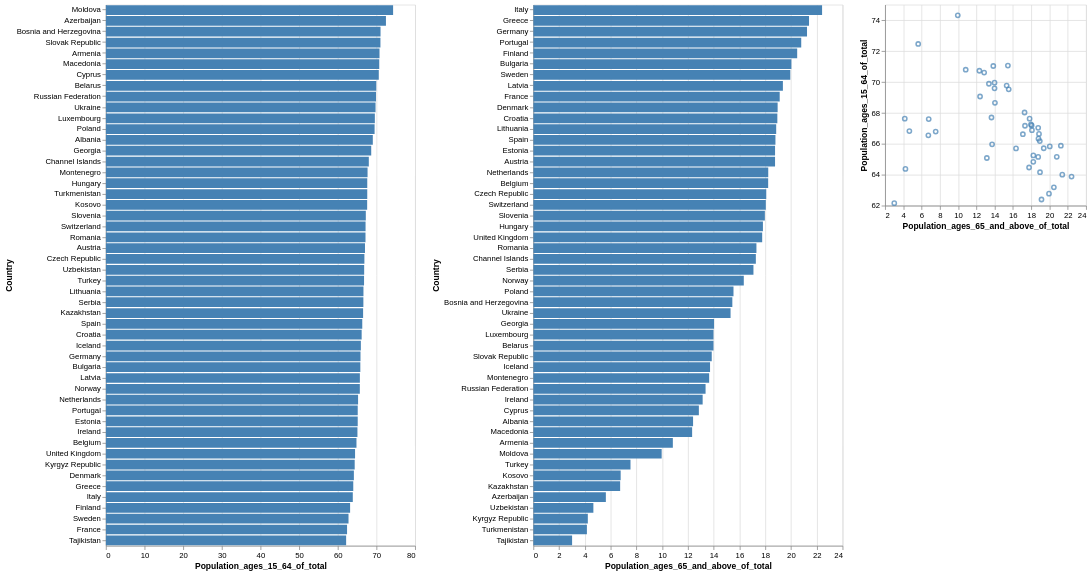

This figure's Vega-Lite source:
### Vega specification from a JSON file in a GitHub repository (floating-point values rounded to 4 significant figures)
{"$schema": "https://vega.github.io/schema/vega/v5.json", "background": "white", "padding": 5, "data": [{"name": "brush_store"}, {"name": "source_0", "values": [{"Code": "ALB", "Country": "Albania", "Population_ages_15_64_of_total": 69.06, "Population_ages_65_and_above_of_total": 12.4}, {"Code": "ARM", "Country": "Armenia", "Population_ages_15_64_of_total": 70.79, "Population_ages_65_and_above_of_total": 10.83}, {"Code": "AUT", "Country": "Austria", "Population_ages_15_64_of_total": 67.03, "Population_ages_65_and_above_of_total": 18.76}, {"Code": "AZE", "Country": "Azerbaijan", "Population_ages_15_64_of_total": 72.46, "Population_ages_65_and_above_of_total": 5.626}, {"Code": "BLR", "Country": "Belarus", "Population_ages_15_64_of_total": 69.95, "Population_ages_65_and_above_of_total": 13.98}, {"Code": "BEL", "Country": "Belgium", "Population_ages_15_64_of_total": 64.83, "Population_ages_65_and_above_of_total": 18.22}, {"Code": "BIH", "Country": "Bosnia and Herzegovina", "Population_ages_15_64_of_total": 71.06, "Population_ages_65_and_above_of_total": 15.44}, {"Code": "BGR", "Country": "Bulgaria", "Population_ages_15_64_of_total": 65.83, "Population_ages_65_and_above_of_total": 20.03}, {"Code": "CHI", "Country": "Channel Islands", "Population_ages_15_64_of_total": 68.02, "Population_ages_65_and_above_of_total": 17.27}, {"Code": "HRV", "Country": "Croatia", "Population_ages_15_64_of_total": 66.17, "Population_ages_65_and_above_of_total": 18.94}, {"Code": "CYP", "Country": "Cyprus", "Population_ages_15_64_of_total": 70.6, "Population_ages_65_and_above_of_total": 12.85}, {"Code": "CZE", "Country": "Czech Republic", "Population_ages_15_64_of_total": 66.88, "Population_ages_65_and_above_of_total": 18.08}, {"Code": "DNK", "Country": "Denmark", "Population_ages_15_64_of_total": 64.16, "Population_ages_65_and_above_of_total": 18.96}, {"Code": "EST", "Country": "Estonia", "Population_ages_15_64_of_total": 65.15, "Population_ages_65_and_above_of_total": 18.76}, {"Code": "FIN", "Country": "Finland", "Population_ages_15_64_of_total": 63.18, "Population_ages_65_and_above_of_total": 20.48}, {"Code": "FRA", "Country": "France", "Population_ages_15_64_of_total": 62.4, "Population_ages_65_and_above_of_total": 19.12}, {"Code": "GEO", "Country": "Georgia", "Population_ages_15_64_of_total": 68.65, "Population_ages_65_and_above_of_total": 14.03}, {"Code": "DEU", "Country": "Germany", "Population_ages_15_64_of_total": 65.87, "Population_ages_65_and_above_of_total": 21.24}, {"Code": "GRC", "Country": "Greece", "Population_ages_15_64_of_total": 64.0, "Population_ages_65_and_above_of_total": 21.4}, {"Code": "HUN", "Country": "Hungary", "Population_ages_15_64_of_total": 67.62, "Population_ages_65_and_above_of_total": 17.82}, {"Code": "ISL", "Country": "Iceland", "Population_ages_15_64_of_total": 65.97, "Population_ages_65_and_above_of_total": 13.71}, {"Code": "IRL", "Country": "Ireland", "Population_ages_15_64_of_total": 65.08, "Population_ages_65_and_above_of_total": 13.14}, {"Code": "ITA", "Country": "Italy", "Population_ages_15_64_of_total": 63.88, "Population_ages_65_and_above_of_total": 22.41}, {"Code": "KAZ", "Country": "Kazakhstan", "Population_ages_15_64_of_total": 66.55, "Population_ages_65_and_above_of_total": 6.736}, {"Code": "XKX", "Country": "Kosovo", "Population_ages_15_64_of_total": 67.6, "Population_ages_65_and_above_of_total": 6.776}, {"Code": "KGZ", "Country": "Kyrgyz Republic", "Population_ages_15_64_of_total": 64.37, "Population_ages_65_and_above_of_total": 4.227}, {"Code": "LVA", "Country": "Latvia", "Population_ages_15_64_of_total": 65.71, "Population_ages_65_and_above_of_total": 19.37}, {"Code": "LTU", "Country": "Lithuania", "Population_ages_15_64_of_total": 66.64, "Population_ages_65_and_above_of_total": 18.85}, {"Code": "LUX", "Country": "Luxembourg", "Population_ages_15_64_of_total": 69.58, "Population_ages_65_and_above_of_total": 13.98}, {"Code": "MDA", "Country": "Moldova", "Population_ages_15_64_of_total": 74.31, "Population_ages_65_and_above_of_total": 9.958}, {"Code": "MNE", "Country": "Montenegro", "Population_ages_15_64_of_total": 67.7, "Population_ages_65_and_above_of_total": 13.65}, {"Code": "NLD", "Country": "Netherlands", "Population_ages_15_64_of_total": 65.25, "Population_ages_65_and_above_of_total": 18.23}, {"Code": "NOR", "Country": "Norway", "Population_ages_15_64_of_total": 65.7, "Population_ages_65_and_above_of_total": 16.33}, {"Code": "POL", "Country": "Poland", "Population_ages_15_64_of_total": 69.52, "Population_ages_65_and_above_of_total": 15.53}, {"Code": "PRT", "Country": "Portugal", "Population_ages_15_64_of_total": 65.16, "Population_ages_65_and_above_of_total": 20.79}, {"Code": "ROU", "Country": "Romania", "Population_ages_15_64_of_total": 67.17, "Population_ages_65_and_above_of_total": 17.31}, {"Code": "RUS", "Country": "Russian Federation", "Population_ages_15_64_of_total": 69.88, "Population_ages_65_and_above_of_total": 13.37}, {"Code": "SRB", "Country": "Serbia", "Population_ages_15_64_of_total": 66.62, "Population_ages_65_and_above_of_total": 17.08}, {"Code": "SVK", "Country": "Slovak Republic", "Population_ages_15_64_of_total": 71.03, "Population_ages_65_and_above_of_total": 13.85}, {"Code": "SVN", "Country": "Slovenia", "Population_ages_15_64_of_total": 67.25, "Population_ages_65_and_above_of_total": 17.97}, {"Code": "ESP", "Country": "Spain", "Population_ages_15_64_of_total": 66.33, "Population_ages_65_and_above_of_total": 18.79}, {"Code": "SWE", "Country": "Sweden", "Population_ages_15_64_of_total": 62.77, "Population_ages_65_and_above_of_total": 19.94}, {"Code": "CHE", "Country": "Switzerland", "Population_ages_15_64_of_total": 67.18, "Population_ages_65_and_above_of_total": 18.04}, {"Code": "TJK", "Country": "Tajikistan", "Population_ages_15_64_of_total": 62.16, "Population_ages_65_and_above_of_total": 3.006}, {"Code": "TUR", "Country": "Turkey", "Population_ages_15_64_of_total": 66.79, "Population_ages_65_and_above_of_total": 7.539}, {"Code": "TKM", "Country": "Turkmenistan", "Population_ages_15_64_of_total": 67.62, "Population_ages_65_and_above_of_total": 4.155}, {"Code": "UKR", "Country": "Ukraine", "Population_ages_15_64_of_total": 69.77, "Population_ages_65_and_above_of_total": 15.31}, {"Code": "GBR", "Country": "United Kingdom", "Population_ages_15_64_of_total": 64.47, "Population_ages_65_and_above_of_total": 17.76}, {"Code": "UZB", "Country": "Uzbekistan", "Population_ages_15_64_of_total": 66.82, "Population_ages_65_and_above_of_total": 4.658}, {"Code": "MKD", "Country": "Macedonia", "Population_ages_15_64_of_total": 70.72, "Population_ages_65_and_above_of_total": 12.32}]}, {"name": "data_1", "source": "source_0", "transform": [{"type": "stack", "groupby": ["Country"], "field": "Population_ages_15_64_of_total", "sort": {"field": [], "order": []}, "as": ["Population_ages_15_64_of_total_start", "Population_ages_15_64_of_total_end"], "offset": "zero"}, {"type": "filter", "expr": "isValid(datum[\"Population_ages_15_64_of_total\"]) && isFinite(+datum[\"Population_ages_15_64_of_total\"])"}]}, {"name": "data_2", "source": "source_0", "transform": [{"type": "stack", "groupby": ["Country"], "field": "Population_ages_65_and_above_of_total", "sort": {"field": [], "order": []}, "as": ["Population_ages_65_and_above_of_total_start", "Population_ages_65_and_above_of_total_end"], "offset": "zero"}, {"type": "filter", "expr": "isValid(datum[\"Population_ages_65_and_above_of_total\"]) && isFinite(+datum[\"Population_ages_65_and_above_of_total\"])"}]}, {"name": "data_3", "source": "source_0", "transform": [{"type": "filter", "expr": "isValid(datum[\"Population_ages_65_and_above_of_total\"]) && isFinite(+datum[\"Population_ages_65_and_above_of_total\"]) && isValid(datum[\"Population_ages_15_64_of_total\"]) && isFinite(+datum[\"Population_ages_15_64_of_total\"])"}]}], "signals": [{"name": "concat_0_width", "value": 400}, {"name": "concat_0_height", "value": 700}, {"name": "concat_1_width", "value": 400}, {"name": "concat_1_height", "value": 700}, {"name": "concat_2_width", "value": 260}, {"name": "concat_2_height", "value": 260}, {"name": "unit", "value": {}, "on": [{"events": "pointermove", "update": "isTuple(group()) ? group() : unit"}]}, {"name": "brush", "update": "vlSelectionResolve(\"brush_store\", \"union\")"}], "layout": {"padding": 20, "bounds": "full", "align": "each"}, "marks": [{"type": "group", "name": "concat_0_group", "style": "cell", "encode": {"update": {"width": {"signal": "concat_0_width"}, "height": {"signal": "concat_0_height"}}}, "signals": [{"name": "brush_y", "value": [], "on": [{"events": {"source": "scope", "type": "pointerdown", "filter": ["!event.item || event.item.mark.name !== \"brush_brush\""]}, "update": "[y(unit), y(unit)]"}, {"events": {"source": "window", "type": "pointermove", "consume": true, "between": [{"source": "scope", "type": "pointerdown", "filter": ["!event.item || event.item.mark.name !== \"brush_brush\""]}, {"source": "window", "type": "pointerup"}]}, "update": "[brush_y[0], clamp(y(unit), 0, concat_0_height)]"}, {"events": {"signal": "brush_scale_trigger"}, "update": "[0, 0]"}, {"events": [{"source": "view", "type": "dblclick"}], "update": "[0, 0]"}, {"events": {"signal": "brush_translate_delta"}, "update": "clampRange(panLinear(brush_translate_anchor.extent_y, brush_translate_delta.y / span(brush_translate_anchor.extent_y)), 0, concat_0_height)"}, {"events": {"signal": "brush_zoom_delta"}, "update": "clampRange(zoomLinear(brush_y, brush_zoom_anchor.y, brush_zoom_delta), 0, concat_0_height)"}]}, {"name": "brush_Country", "on": [{"events": {"signal": "brush_y"}, "update": "brush_y[0] === brush_y[1] ? null : invert(\"concat_0_y\", brush_y)"}]}, {"name": "brush_scale_trigger", "value": {}, "on": [{"events": [{"scale": "concat_0_y"}], "update": "(!isArray(brush_Country) || (invert(\"concat_0_y\", brush_y)[0] === brush_Country[0] && invert(\"concat_0_y\", brush_y)[1] === brush_Country[1])) ? brush_scale_trigger : {}"}]}, {"name": "brush_tuple", "on": [{"events": [{"signal": "brush_Country"}], "update": "brush_Country ? {unit: \"concat_0\", fields: brush_tuple_fields, values: [brush_Country]} : null"}]}, {"name": "brush_tuple_fields", "value": [{"field": "Country", "channel": "y", "type": "E"}]}, {"name": "brush_translate_anchor", "value": {}, "on": [{"events": [{"source": "scope", "type": "pointerdown", "markname": "brush_brush"}], "update": "{x: x(unit), y: y(unit), extent_y: slice(brush_y)}"}]}, {"name": "brush_translate_delta", "value": {}, "on": [{"events": [{"source": "window", "type": "pointermove", "consume": true, "between": [{"source": "scope", "type": "pointerdown", "markname": "brush_brush"}, {"source": "window", "type": "pointerup"}]}], "update": "{x: brush_translate_anchor.x - x(unit), y: brush_translate_anchor.y - y(unit)}"}]}, {"name": "brush_zoom_anchor", "on": [{"events": [{"source": "scope", "type": "wheel", "consume": true, "markname": "brush_brush"}], "update": "{x: x(unit), y: y(unit)}"}]}, {"name": "brush_zoom_delta", "on": [{"events": [{"source": "scope", "type": "wheel", "consume": true, "markname": "brush_brush"}], "force": true, "update": "pow(1.001, event.deltaY * pow(16, event.deltaMode))"}]}, {"name": "brush_modify", "on": [{"events": {"signal": "brush_tuple"}, "update": "modify(\"brush_store\", brush_tuple, true)"}]}], "marks": [{"name": "brush_brush_bg", "type": "rect", "clip": true, "encode": {"enter": {"fill": {"value": "#333"}, "fillOpacity": {"value": 0.125}}, "update": {"x": [{"test": "data(\"brush_store\").length && data(\"brush_store\")[0].unit === \"concat_0\"", "value": 0}, {"value": 0}], "y": [{"test": "data(\"brush_store\").length && data(\"brush_store\")[0].unit === \"concat_0\"", "signal": "brush_y[0]"}, {"value": 0}], "x2": [{"test": "data(\"brush_store\").length && data(\"brush_store\")[0].unit === \"concat_0\"", "field": {"group": "width"}}, {"value": 0}], "y2": [{"test": "data(\"brush_store\").length && data(\"brush_store\")[0].unit === \"concat_0\"", "signal": "brush_y[1]"}, {"value": 0}]}}}, {"name": "concat_0_marks", "type": "rect", "style": ["bar"], "interactive": true, "from": {"data": "data_1"}, "encode": {"update": {"fill": [{"test": "length(data(\"brush_store\")) && vlSelectionTest(\"brush_store\", datum)", "value": "goldenrod"}, {"value": "steelblue"}], "ariaRoleDescription": {"value": "bar"}, "description": {"signal": "\"Population_ages_15_64_of_total: \" + (format(datum[\"Population_ages_15_64_of_total\"], \"\")) + \"; Country: \" + (isValid(datum[\"Country\"]) ? datum[\"Country\"] : \"\"+datum[\"Country\"])"}, "x": {"scale": "concat_0_x", "field": "Population_ages_15_64_of_total_end"}, "x2": {"scale": "concat_0_x", "field": "Population_ages_15_64_of_total_start"}, "y": {"scale": "concat_0_y", "field": "Country"}, "height": {"signal": "max(0.25, bandwidth('concat_0_y'))"}}}}, {"name": "brush_brush", "type": "rect", "clip": true, "encode": {"enter": {"cursor": {"value": "move"}, "fill": {"value": "transparent"}}, "update": {"x": [{"test": "data(\"brush_store\").length && data(\"brush_store\")[0].unit === \"concat_0\"", "value": 0}, {"value": 0}], "y": [{"test": "data(\"brush_store\").length && data(\"brush_store\")[0].unit === \"concat_0\"", "signal": "brush_y[0]"}, {"value": 0}], "x2": [{"test": "data(\"brush_store\").length && data(\"brush_store\")[0].unit === \"concat_0\"", "field": {"group": "width"}}, {"value": 0}], "y2": [{"test": "data(\"brush_store\").length && data(\"brush_store\")[0].unit === \"concat_0\"", "signal": "brush_y[1]"}, {"value": 0}], "stroke": [{"test": "brush_y[0] !== brush_y[1]", "value": "white"}, {"value": null}]}}}], "axes": [{"scale": "concat_0_x", "orient": "bottom", "gridScale": "concat_0_y", "grid": true, "tickCount": {"signal": "ceil(concat_0_width/40)"}, "domain": false, "labels": false, "aria": false, "maxExtent": 0, "minExtent": 0, "ticks": false, "zindex": 0}, {"scale": "concat_0_x", "orient": "bottom", "grid": false, "title": "Population_ages_15_64_of_total", "labelFlush": true, "labelOverlap": true, "tickCount": {"signal": "ceil(concat_0_width/40)"}, "zindex": 0}, {"scale": "concat_0_y", "orient": "left", "grid": false, "title": "Country", "zindex": 0}]}, {"type": "group", "name": "concat_1_group", "style": "cell", "encode": {"update": {"width": {"signal": "concat_1_width"}, "height": {"signal": "concat_1_height"}}}, "signals": [{"name": "brush_y", "value": [], "on": [{"events": {"source": "scope", "type": "pointerdown", "filter": ["!event.item || event.item.mark.name !== \"brush_brush\""]}, "update": "[y(unit), y(unit)]"}, {"events": {"source": "window", "type": "pointermove", "consume": true, "between": [{"source": "scope", "type": "pointerdown", "filter": ["!event.item || event.item.mark.name !== \"brush_brush\""]}, {"source": "window", "type": "pointerup"}]}, "update": "[brush_y[0], clamp(y(unit), 0, concat_1_height)]"}, {"events": {"signal": "brush_scale_trigger"}, "update": "[0, 0]"}, {"events": [{"source": "view", "type": "dblclick"}], "update": "[0, 0]"}, {"events": {"signal": "brush_translate_delta"}, "update": "clampRange(panLinear(brush_translate_anchor.extent_y, brush_translate_delta.y / span(brush_translate_anchor.extent_y)), 0, concat_1_height)"}, {"events": {"signal": "brush_zoom_delta"}, "update": "clampRange(zoomLinear(brush_y, brush_zoom_anchor.y, brush_zoom_delta), 0, concat_1_height)"}]}, {"name": "brush_Country", "on": [{"events": {"signal": "brush_y"}, "update": "brush_y[0] === brush_y[1] ? null : invert(\"concat_1_y\", brush_y)"}]}, {"name": "brush_scale_trigger", "value": {}, "on": [{"events": [{"scale": "concat_1_y"}], "update": "(!isArray(brush_Country) || (invert(\"concat_1_y\", brush_y)[0] === brush_Country[0] && invert(\"concat_1_y\", brush_y)[1] === brush_Country[1])) ? brush_scale_trigger : {}"}]}, {"name": "brush_tuple", "on": [{"events": [{"signal": "brush_Country"}], "update": "brush_Country ? {unit: \"concat_1\", fields: brush_tuple_fields, values: [brush_Country]} : null"}]}, {"name": "brush_tuple_fields", "value": [{"field": "Country", "channel": "y", "type": "E"}]}, {"name": "brush_translate_anchor", "value": {}, "on": [{"events": [{"source": "scope", "type": "pointerdown", "markname": "brush_brush"}], "update": "{x: x(unit), y: y(unit), extent_y: slice(brush_y)}"}]}, {"name": "brush_translate_delta", "value": {}, "on": [{"events": [{"source": "window", "type": "pointermove", "consume": true, "between": [{"source": "scope", "type": "pointerdown", "markname": "brush_brush"}, {"source": "window", "type": "pointerup"}]}], "update": "{x: brush_translate_anchor.x - x(unit), y: brush_translate_anchor.y - y(unit)}"}]}, {"name": "brush_zoom_anchor", "on": [{"events": [{"source": "scope", "type": "wheel", "consume": true, "markname": "brush_brush"}], "update": "{x: x(unit), y: y(unit)}"}]}, {"name": "brush_zoom_delta", "on": [{"events": [{"source": "scope", "type": "wheel", "consume": true, "markname": "brush_brush"}], "force": true, "update": "pow(1.001, event.deltaY * pow(16, event.deltaMode))"}]}, {"name": "brush_modify", "on": [{"events": {"signal": "brush_tuple"}, "update": "modify(\"brush_store\", brush_tuple, true)"}]}], "marks": [{"name": "brush_brush_bg", "type": "rect", "clip": true, "encode": {"enter": {"fill": {"value": "#333"}, "fillOpacity": {"value": 0.125}}, "update": {"x": [{"test": "data(\"brush_store\").length && data(\"brush_store\")[0].unit === \"concat_1\"", "value": 0}, {"value": 0}], "y": [{"test": "data(\"brush_store\").length && data(\"brush_store\")[0].unit === \"concat_1\"", "signal": "brush_y[0]"}, {"value": 0}], "x2": [{"test": "data(\"brush_store\").length && data(\"brush_store\")[0].unit === \"concat_1\"", "field": {"group": "width"}}, {"value": 0}], "y2": [{"test": "data(\"brush_store\").length && data(\"brush_store\")[0].unit === \"concat_1\"", "signal": "brush_y[1]"}, {"value": 0}]}}}, {"name": "concat_1_marks", "type": "rect", "style": ["bar"], "interactive": true, "from": {"data": "data_2"}, "encode": {"update": {"fill": [{"test": "length(data(\"brush_store\")) && vlSelectionTest(\"brush_store\", datum)", "value": "goldenrod"}, {"value": "steelblue"}], "ariaRoleDescription": {"value": "bar"}, "description": {"signal": "\"Population_ages_65_and_above_of_total: \" + (format(datum[\"Population_ages_65_and_above_of_total\"], \"\")) + \"; Country: \" + (isValid(datum[\"Country\"]) ? datum[\"Country\"] : \"\"+datum[\"Country\"])"}, "x": {"scale": "concat_1_x", "field": "Population_ages_65_and_above_of_total_end"}, "x2": {"scale": "concat_1_x", "field": "Population_ages_65_and_above_of_total_start"}, "y": {"scale": "concat_1_y", "field": "Country"}, "height": {"signal": "max(0.25, bandwidth('concat_1_y'))"}}}}, {"name": "brush_brush", "type": "rect", "clip": true, "encode": {"enter": {"cursor": {"value": "move"}, "fill": {"value": "transparent"}}, "update": {"x": [{"test": "data(\"brush_store\").length && data(\"brush_store\")[0].unit === \"concat_1\"", "value": 0}, {"value": 0}], "y": [{"test": "data(\"brush_store\").length && data(\"brush_store\")[0].unit === \"concat_1\"", "signal": "brush_y[0]"}, {"value": 0}], "x2": [{"test": "data(\"brush_store\").length && data(\"brush_store\")[0].unit === \"concat_1\"", "field": {"group": "width"}}, {"value": 0}], "y2": [{"test": "data(\"brush_store\").length && data(\"brush_store\")[0].unit === \"concat_1\"", "signal": "brush_y[1]"}, {"value": 0}], "stroke": [{"test": "brush_y[0] !== brush_y[1]", "value": "white"}, {"value": null}]}}}], "axes": [{"scale": "concat_1_x", "orient": "bottom", "gridScale": "concat_1_y", "grid": true, "tickCount": {"signal": "ceil(concat_1_width/40)"}, "domain": false, "labels": false, "aria": false, "maxExtent": 0, "minExtent": 0, "ticks": false, "zindex": 0}, {"scale": "concat_1_x", "orient": "bottom", "grid": false, "title": "Population_ages_65_and_above_of_total", "labelFlush": true, "labelOverlap": true, "tickCount": {"signal": "ceil(concat_1_width/40)"}, "zindex": 0}, {"scale": "concat_1_y", "orient": "left", "grid": false, "title": "Country", "zindex": 0}]}, {"type": "group", "name": "concat_2_group", "style": "cell", "encode": {"update": {"width": {"signal": "concat_2_width"}, "height": {"signal": "concat_2_height"}}}, "signals": [{"name": "brush_x", "value": [], "on": [{"events": {"source": "scope", "type": "pointerdown", "filter": ["!event.item || event.item.mark.name !== \"brush_brush\""]}, "update": "[x(unit), x(unit)]"}, {"events": {"source": "window", "type": "pointermove", "consume": true, "between": [{"source": "scope", "type": "pointerdown", "filter": ["!event.item || event.item.mark.name !== \"brush_brush\""]}, {"source": "window", "type": "pointerup"}]}, "update": "[brush_x[0], clamp(x(unit), 0, concat_2_width)]"}, {"events": {"signal": "brush_scale_trigger"}, "update": "[scale(\"concat_2_x\", brush_Population_ages_65_and_above_of_total[0]), scale(\"concat_2_x\", brush_Population_ages_65_and_above_of_total[1])]"}, {"events": [{"source": "view", "type": "dblclick"}], "update": "[0, 0]"}, {"events": {"signal": "brush_translate_delta"}, "update": "clampRange(panLinear(brush_translate_anchor.extent_x, brush_translate_delta.x / span(brush_translate_anchor.extent_x)), 0, concat_2_width)"}, {"events": {"signal": "brush_zoom_delta"}, "update": "clampRange(zoomLinear(brush_x, brush_zoom_anchor.x, brush_zoom_delta), 0, concat_2_width)"}]}, {"name": "brush_Population_ages_65_and_above_of_total", "on": [{"events": {"signal": "brush_x"}, "update": "brush_x[0] === brush_x[1] ? null : invert(\"concat_2_x\", brush_x)"}]}, {"name": "brush_y", "value": [], "on": [{"events": {"source": "scope", "type": "pointerdown", "filter": ["!event.item || event.item.mark.name !== \"brush_brush\""]}, "update": "[y(unit), y(unit)]"}, {"events": {"source": "window", "type": "pointermove", "consume": true, "between": [{"source": "scope", "type": "pointerdown", "filter": ["!event.item || event.item.mark.name !== \"brush_brush\""]}, {"source": "window", "type": "pointerup"}]}, "update": "[brush_y[0], clamp(y(unit), 0, concat_2_height)]"}, {"events": {"signal": "brush_scale_trigger"}, "update": "[scale(\"concat_2_y\", brush_Population_ages_15_64_of_total[0]), scale(\"concat_2_y\", brush_Population_ages_15_64_of_total[1])]"}, {"events": [{"source": "view", "type": "dblclick"}], "update": "[0, 0]"}, {"events": {"signal": "brush_translate_delta"}, "update": "clampRange(panLinear(brush_translate_anchor.extent_y, brush_translate_delta.y / span(brush_translate_anchor.extent_y)), 0, concat_2_height)"}, {"events": {"signal": "brush_zoom_delta"}, "update": "clampRange(zoomLinear(brush_y, brush_zoom_anchor.y, brush_zoom_delta), 0, concat_2_height)"}]}, {"name": "brush_Population_ages_15_64_of_total", "on": [{"events": {"signal": "brush_y"}, "update": "brush_y[0] === brush_y[1] ? null : invert(\"concat_2_y\", brush_y)"}]}, {"name": "brush_scale_trigger", "value": {}, "on": [{"events": [{"scale": "concat_2_x"}, {"scale": "concat_2_y"}], "update": "(!isArray(brush_Population_ages_65_and_above_of_total) || (+invert(\"concat_2_x\", brush_x)[0] === +brush_Population_ages_65_and_above_of_total[0] && +invert(\"concat_2_x\", brush_x)[1] === +brush_Population_ages_65_and_above_of_total[1])) && (!isArray(brush_Population_ages_15_64_of_total) || (+invert(\"concat_2_y\", brush_y)[0] === +brush_Population_ages_15_64_of_total[0] && +invert(\"concat_2_y\", brush_y)[1] === +brush_Population_ages_15_64_of_total[1])) ? brush_scale_trigger : {}"}]}, {"name": "brush_tuple", "on": [{"events": [{"signal": "brush_Population_ages_65_and_above_of_total || brush_Population_ages_15_64_of_total"}], "update": "brush_Population_ages_65_and_above_of_total && brush_Population_ages_15_64_of_total ? {unit: \"concat_2\", fields: brush_tuple_fields, values: [brush_Population_ages_65_and_above_of_total,brush_Population_ages_15_64_of_total]} : null"}]}, {"name": "brush_tuple_fields", "value": [{"field": "Population_ages_65_and_above_of_total", "channel": "x", "type": "R"}, {"field": "Population_ages_15_64_of_total", "channel": "y", "type": "R"}]}, {"name": "brush_translate_anchor", "value": {}, "on": [{"events": [{"source": "scope", "type": "pointerdown", "markname": "brush_brush"}], "update": "{x: x(unit), y: y(unit), extent_x: slice(brush_x), extent_y: slice(brush_y)}"}]}, {"name": "brush_translate_delta", "value": {}, "on": [{"events": [{"source": "window", "type": "pointermove", "consume": true, "between": [{"source": "scope", "type": "pointerdown", "markname": "brush_brush"}, {"source": "window", "type": "pointerup"}]}], "update": "{x: brush_translate_anchor.x - x(unit), y: brush_translate_anchor.y - y(unit)}"}]}, {"name": "brush_zoom_anchor", "on": [{"events": [{"source": "scope", "type": "wheel", "consume": true, "markname": "brush_brush"}], "update": "{x: x(unit), y: y(unit)}"}]}, {"name": "brush_zoom_delta", "on": [{"events": [{"source": "scope", "type": "wheel", "consume": true, "markname": "brush_brush"}], "force": true, "update": "pow(1.001, event.deltaY * pow(16, event.deltaMode))"}]}, {"name": "brush_modify", "on": [{"events": {"signal": "brush_tuple"}, "update": "modify(\"brush_store\", brush_tuple, true)"}]}], "marks": [{"name": "brush_brush_bg", "type": "rect", "clip": true, "encode": {"enter": {"fill": {"value": "#333"}, "fillOpacity": {"value": 0.125}}, "update": {"x": [{"test": "data(\"brush_store\").length && data(\"brush_store\")[0].unit === \"concat_2\"", "signal": "brush_x[0]"}, {"value": 0}], "y": [{"test": "data(\"brush_store\").length && data(\"brush_store\")[0].unit === \"concat_2\"", "signal": "brush_y[0]"}, {"value": 0}], "x2": [{"test": "data(\"brush_store\").length && data(\"brush_store\")[0].unit === \"concat_2\"", "signal": "brush_x[1]"}, {"value": 0}], "y2": [{"test": "data(\"brush_store\").length && data(\"brush_store\")[0].unit === \"concat_2\"", "signal": "brush_y[1]"}, {"value": 0}]}}}, {"name": "concat_2_marks", "type": "symbol", "style": ["point"], "interactive": true, "from": {"data": "data_3"}, "encode": {"update": {"opacity": {"value": 0.7}, "fill": {"value": "transparent"}, "stroke": [{"test": "length(data(\"brush_store\")) && vlSelectionTest(\"brush_store\", datum)", "value": "goldenrod"}, {"value": "steelblue"}], "ariaRoleDescription": {"value": "point"}, "description": {"signal": "\"Population_ages_65_and_above_of_total: \" + (format(datum[\"Population_ages_65_and_above_of_total\"], \"\")) + \"; Population_ages_15_64_of_total: \" + (format(datum[\"Population_ages_15_64_of_total\"], \"\"))"}, "x": {"scale": "concat_2_x", "field": "Population_ages_65_and_above_of_total"}, "y": {"scale": "concat_2_y", "field": "Population_ages_15_64_of_total"}}}}, {"name": "brush_brush", "type": "rect", "clip": true, "encode": {"enter": {"cursor": {"value": "move"}, "fill": {"value": "transparent"}}, "update": {"x": [{"test": "data(\"brush_store\").length && data(\"brush_store\")[0].unit === \"concat_2\"", "signal": "brush_x[0]"}, {"value": 0}], "y": [{"test": "data(\"brush_store\").length && data(\"brush_store\")[0].unit === \"concat_2\"", "signal": "brush_y[0]"}, {"value": 0}], "x2": [{"test": "data(\"brush_store\").length && data(\"brush_store\")[0].unit === \"concat_2\"", "signal": "brush_x[1]"}, {"value": 0}], "y2": [{"test": "data(\"brush_store\").length && data(\"brush_store\")[0].unit === \"concat_2\"", "signal": "brush_y[1]"}, {"value": 0}], "stroke": [{"test": "brush_x[0] !== brush_x[1] && brush_y[0] !== brush_y[1]", "value": "white"}, {"value": null}]}}}], "axes": [{"scale": "concat_2_x", "orient": "bottom", "gridScale": "concat_2_y", "grid": true, "tickCount": {"signal": "ceil(concat_2_width/40)"}, "domain": false, "labels": false, "aria": false, "maxExtent": 0, "minExtent": 0, "ticks": false, "zindex": 0}, {"scale": "concat_2_y", "orient": "left", "gridScale": "concat_2_x", "grid": true, "tickCount": {"signal": "ceil(concat_2_height/40)"}, "domain": false, "labels": false, "aria": false, "maxExtent": 0, "minExtent": 0, "ticks": false, "zindex": 0}, {"scale": "concat_2_x", "orient": "bottom", "grid": false, "title": "Population_ages_65_and_above_of_total", "labelFlush": true, "labelOverlap": true, "tickCount": {"signal": "ceil(concat_2_width/40)"}, "zindex": 0}, {"scale": "concat_2_y", "orient": "left", "grid": false, "title": "Population_ages_15_64_of_total", "labelOverlap": true, "tickCount": {"signal": "ceil(concat_2_height/40)"}, "zindex": 0}]}], "scales": [{"name": "concat_0_x", "type": "linear", "domain": {"data": "data_1", "fields": ["Population_ages_15_64_of_total_start", "Population_ages_15_64_of_total_end"]}, "range": [0, {"signal": "concat_0_width"}], "nice": true, "zero": true}, {"name": "concat_0_y", "type": "band", "domain": {"data": "source_0", "field": "Country", "sort": {"op": "sum", "field": "Population_ages_15_64_of_total", "order": "descending"}}, "range": [0, {"signal": "concat_0_height"}], "paddingInner": 0.1, "paddingOuter": 0.05}, {"name": "concat_1_x", "type": "linear", "domain": {"data": "data_2", "fields": ["Population_ages_65_and_above_of_total_start", "Population_ages_65_and_above_of_total_end"]}, "range": [0, {"signal": "concat_1_width"}], "nice": true, "zero": true}, {"name": "concat_1_y", "type": "band", "domain": {"data": "source_0", "field": "Country", "sort": {"op": "sum", "field": "Population_ages_65_and_above_of_total", "order": "descending"}}, "range": [0, {"signal": "concat_1_height"}], "paddingInner": 0.1, "paddingOuter": 0.05}, {"name": "concat_2_x", "type": "linear", "domain": {"data": "data_3", "field": "Population_ages_65_and_above_of_total"}, "range": [0, {"signal": "concat_2_width"}], "zero": false, "nice": true}, {"name": "concat_2_y", "type": "linear", "domain": {"data": "data_3", "field": "Population_ages_15_64_of_total"}, "range": [{"signal": "concat_2_height"}, 0], "zero": false, "nice": true}]}
